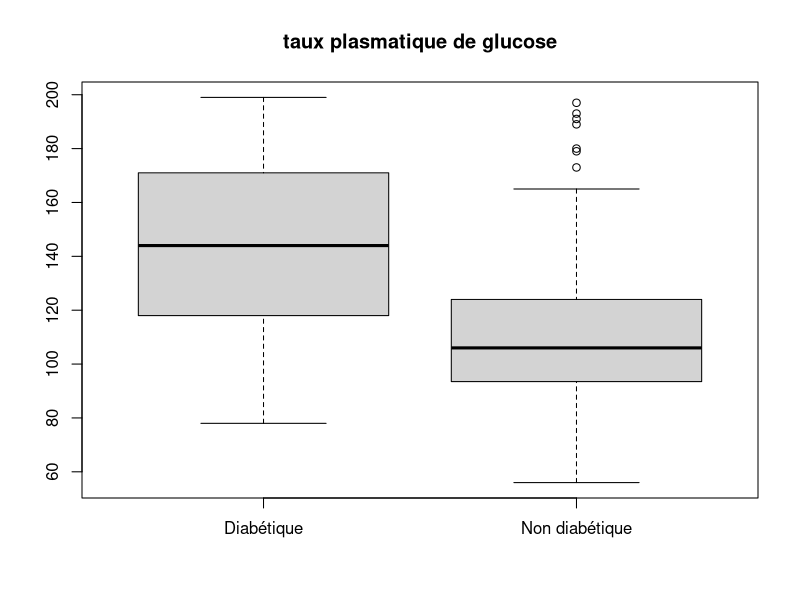
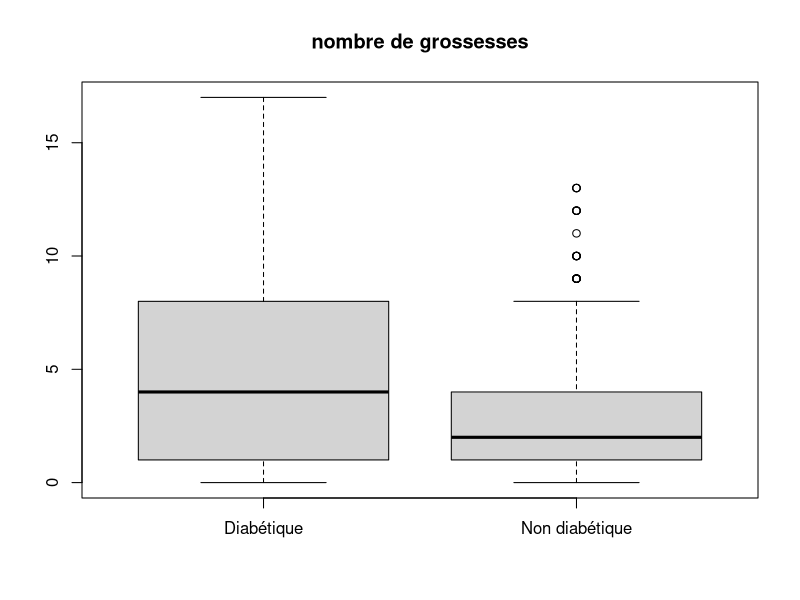
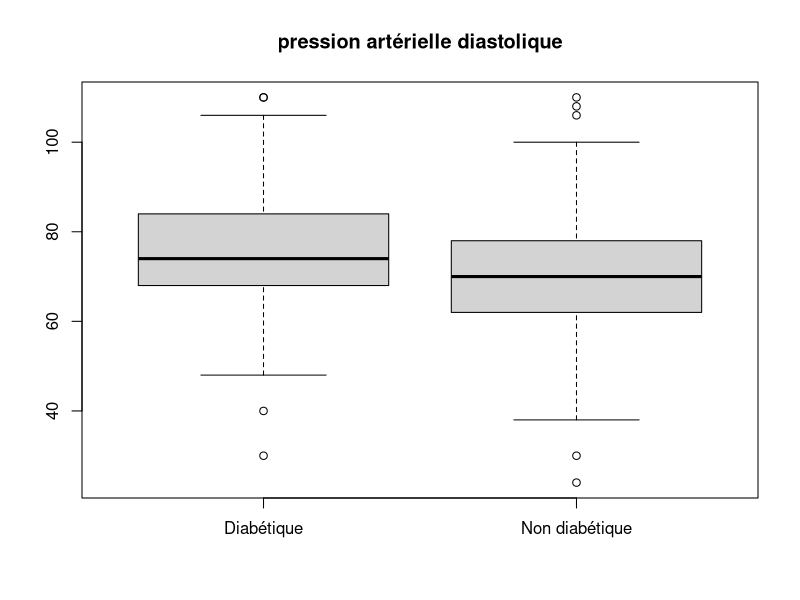
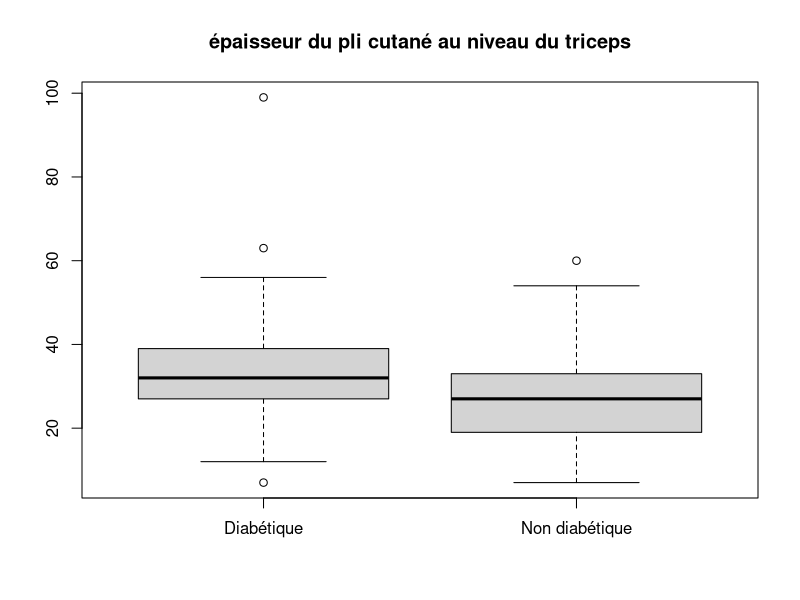
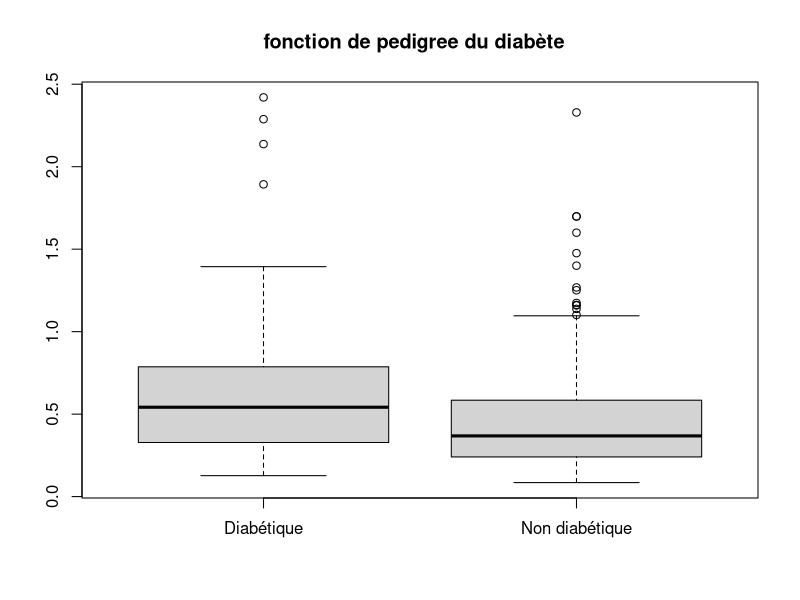
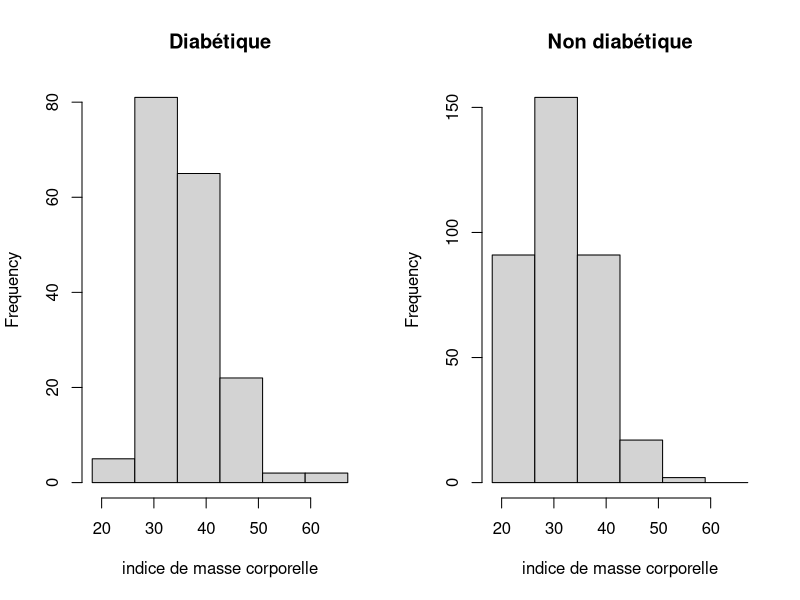
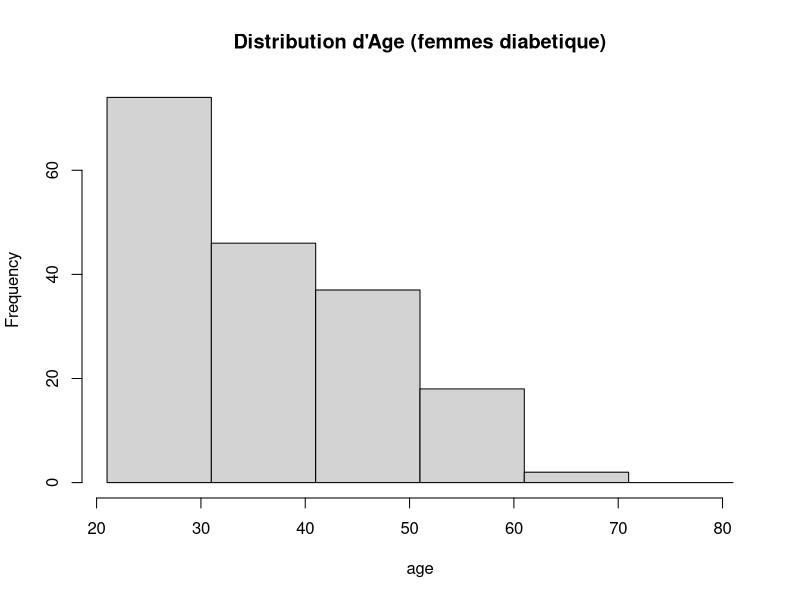

These figures' R source, in order:
Pima <- read.csv("Pima.csv", header=T)
Pima$z <- factor(Pima$z)

print(summary(Pima))


###Femme Diabétique
diabetique = Pima[Pima$z =="2",]
###Femme non diabétique
nDiabetique = Pima[Pima$z =="1",]
###1 est diabétique?



###taux plasmatique de glucose
boxplot(diabetique$glu, nDiabetique$glu, main = "taux plasmatique de glucose", names = c("Diabétique", "Non diabétique") , row.names = c(NA, -5L), class = "data.frame")


###nombre de grossesses

x11()
boxplot(diabetique$npreg, nDiabetique$npreg, main = "nombre de grossesses", names = c("Diabétique", "Non diabétique") , row.names = c(NA, -5L), class = "data.frame")

###pression artérielle diastolique

x11()
boxplot(diabetique$bp, nDiabetique$bp, main = "pression artérielle diastolique", names = c("Diabétique", "Non diabétique") , row.names = c(NA, -5L), class = "data.frame")

### épaisseur du pli cutané au niveau du triceps 

x11()
boxplot(diabetique$skin, nDiabetique$skin, main = " épaisseur du pli cutané au niveau du triceps ", names = c("Diabétique", "Non diabétique") , row.names = c(NA, -5L), class = "data.frame")

### indice de masse corporelle  

x11()
boxplot(diabetique$ped , nDiabetique$ped , main = " fonction de pedigree du diabète   ", names = c("Diabétique", "Non diabétique") , row.names = c(NA, -5L), class = "data.frame")

 

attach(Pima)

### indice de masse corporelle 
x11()
inter<-seq(min(bmi),max(bmi),by=(max(bmi)-min(bmi))/6)
old.par <- par(mfrow=c(1, 2))
hist(bmi[z=="2"],breaks=inter, main = "Diabétique", xlab = "indice de masse corporelle")
hist(bmi[z=="1"],breaks=inter, main = "Non diabétique", xlab = "indice de masse corporelle")
par(old.par)

### age
inter<-seq(min(age),max(age),by=(max(age)-min(age))/6)
x11()
hist(age[z=="2"],main = "Distribution d'Age (femmes diabetique)",breaks=inter, xlab = "age")

detach(Pima)




